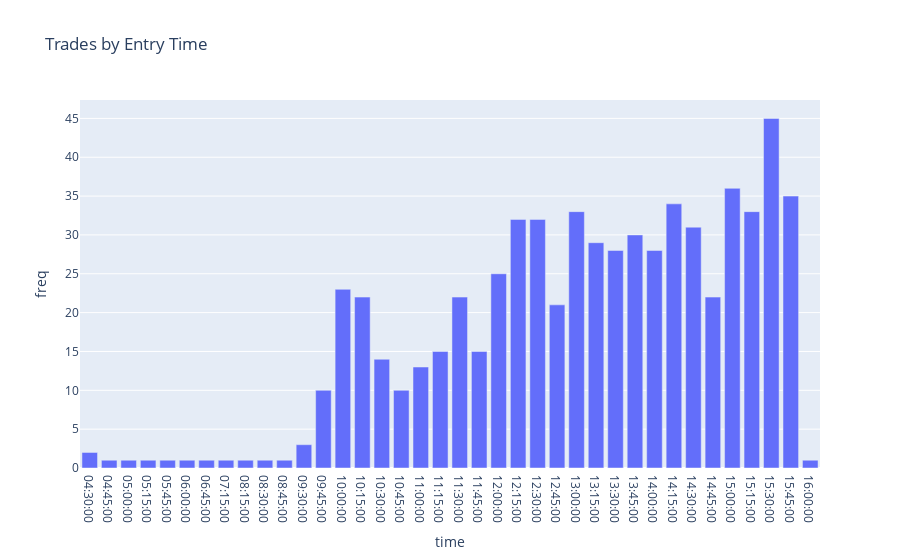
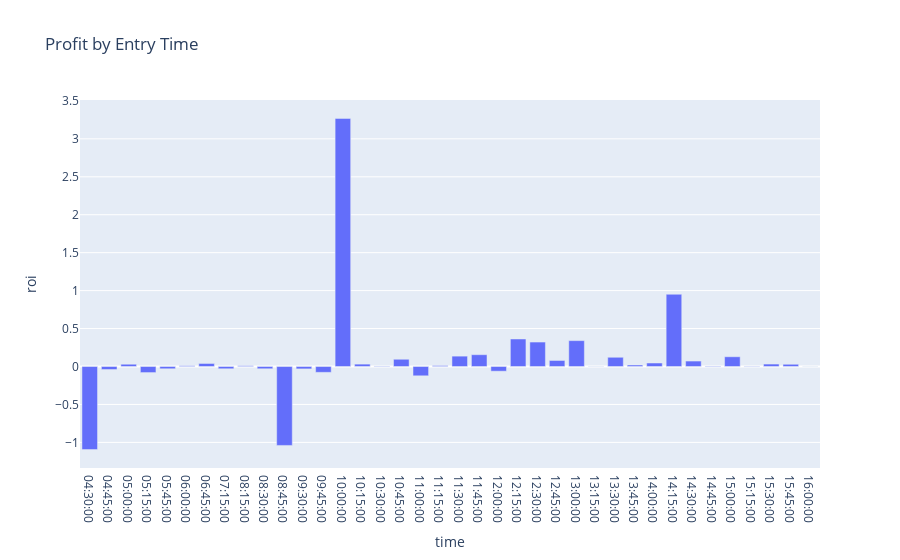

The code cell stored with these charts, in order, in its notebook:
### Code cell
px.bar(data, x="time", y="freq", title=f"Trades by Entry Time").show()
px.bar(data, x="time", y="roi", title=f"Profit by Entry Time").show()

### Figure 1 — Plotly figure (JSON) as saved in the notebook; plotly's stock layout.template omitted (floating-point values rounded to 4 significant figures)
{"data": [{"alignmentgroup": "True", "hovertemplate": "time=%{x}<br>freq=%{y}<extra></extra>", "legendgroup": "", "marker": {"color": "#636efa", "pattern": {"shape": ""}}, "name": "", "offsetgroup": "", "orientation": "v", "showlegend": false, "textposition": "auto", "type": "bar", "x": ["04:30:00", "04:45:00", "05:00:00", "05:15:00", "05:45:00", "06:00:00", "06:45:00", "07:15:00", "08:15:00", "08:30:00", "08:45:00", "09:30:00", "09:45:00", "10:00:00", "10:15:00", "10:30:00", "10:45:00", "11:00:00", "11:15:00", "11:30:00", "11:45:00", "12:00:00", "12:15:00", "12:30:00", "12:45:00", "13:00:00", "13:15:00", "13:30:00", "13:45:00", "14:00:00", "14:15:00", "14:30:00", "14:45:00", "15:00:00", "15:15:00", "15:30:00", "15:45:00", "16:00:00"], "xaxis": "x", "y": [2, 1, 1, 1, 1, 1, 1, 1, 1, 1, 1, 3, 10, 23, 22, 14, 10, 13, 15, 22, 15, 25, 32, 32, 21, 33, 29, 28, 30, 28, 34, 31, 22, 36, 33, 45, 35, 1], "yaxis": "y"}], "layout": {"barmode": "relative", "legend": {"tracegroupgap": 0}, "title": {"text": "Trades by Entry Time"}, "xaxis": {"anchor": "y", "domain": [0, 1], "title": {"text": "time"}}, "yaxis": {"anchor": "x", "domain": [0, 1], "title": {"text": "freq"}}}}

### Figure 2 — Plotly figure (JSON) as saved in the notebook; plotly's stock layout.template omitted (floating-point values rounded to 4 significant figures)
{"data": [{"alignmentgroup": "True", "hovertemplate": "time=%{x}<br>roi=%{y}<extra></extra>", "legendgroup": "", "marker": {"color": "#636efa", "pattern": {"shape": ""}}, "name": "", "offsetgroup": "", "orientation": "v", "showlegend": false, "textposition": "auto", "type": "bar", "x": ["04:30:00", "04:45:00", "05:00:00", "05:15:00", "05:45:00", "06:00:00", "06:45:00", "07:15:00", "08:15:00", "08:30:00", "08:45:00", "09:30:00", "09:45:00", "10:00:00", "10:15:00", "10:30:00", "10:45:00", "11:00:00", "11:15:00", "11:30:00", "11:45:00", "12:00:00", "12:15:00", "12:30:00", "12:45:00", "13:00:00", "13:15:00", "13:30:00", "13:45:00", "14:00:00", "14:15:00", "14:30:00", "14:45:00", "15:00:00", "15:15:00", "15:30:00", "15:45:00", "16:00:00"], "xaxis": "x", "y": [-1.095, -0.04, 0.03, -0.08, -0.03, 0.01, 0.04, -0.03, 0.01, -0.03, -1.04, -0.03157, -0.077, 3.269, 0.03139, 0.005, 0.0955, -0.1227, 0.012, 0.1366, 0.1555, -0.06185, 0.3626, 0.3224, 0.0795, 0.3409, -0.001021, 0.1217, 0.0195, 0.04602, 0.9522, 0.07189, -0.005714, 0.1284, -0.003785, 0.03226, 0.02946, 0], "yaxis": "y"}], "layout": {"barmode": "relative", "legend": {"tracegroupgap": 0}, "title": {"text": "Profit by Entry Time"}, "xaxis": {"anchor": "y", "domain": [0, 1], "title": {"text": "time"}}, "yaxis": {"anchor": "x", "domain": [0, 1], "title": {"text": "roi"}}}}
